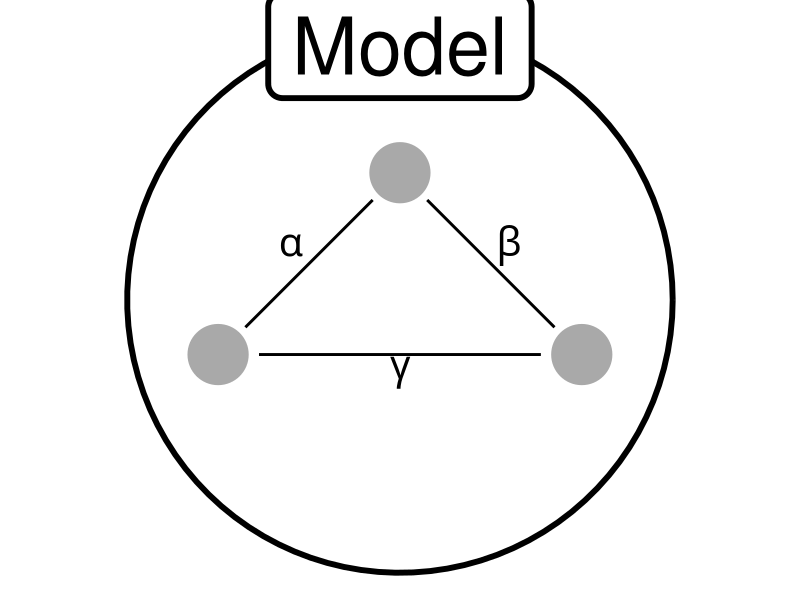

This chart was generated by the following R code:
## ---- chunk 1
library(ggplot2)

circleFun <- function(center = c(0,0),diameter = 1, npoints = 100){
    r = diameter / 2
    tt <- seq(0,2*pi,length.out = npoints)
    xx <- center[1] + r * cos(tt)
    yy <- center[2] + r * sin(tt)
    return(data.frame(x = xx, y = yy))
}

dat = circleFun(c(2,2.3), 3, 100)


p = ggplot(dat, aes(x = x, y = y)) +
 geom_path(size = 2) +
 annotate(x = 2, y = 3.7, geom = "label", label = "Model", size = 20, label.size = 2) +
 theme_void() 

nodes = data.frame(x = c(1, 3, 2),
                   y = c(2, 2, 3))

edges = data.frame(x =    c(2, 2, 3),
                   xend = c(1, 3, 1),
                   y =    c(3, 3, 2),
                   yend = c(2, 2, 2))
multi = 1.5
radius = 0.15 
edges$xend2 = edges$xend + c(radius, -radius, multi * radius)
edges$yend2 = edges$yend + c(radius, radius, 0)
edges$x2 = edges$x - c(radius, -radius, multi * radius)
edges$y2 = edges$y -  c(radius, radius, 0)

pmodel = p +
  geom_segment(aes(xend = xend2, yend = yend2, x = x2, y = y2), data = edges, color = "black", size = 1) +
  geom_point(size = 20, color = "darkgrey", data = nodes) +
  annotate("text", label = "alpha", x = 1.4, y = 2.6, parse = TRUE,  size = 10) +
  annotate("text", label = "beta",  x = 2.6, y = 2.6, parse = TRUE, size = 10) +
  annotate("text", label = "gamma", x = 2, y = 1.9, parse = TRUE, size = 10) +
  theme_void() +
  coord_fixed()

pmodel
